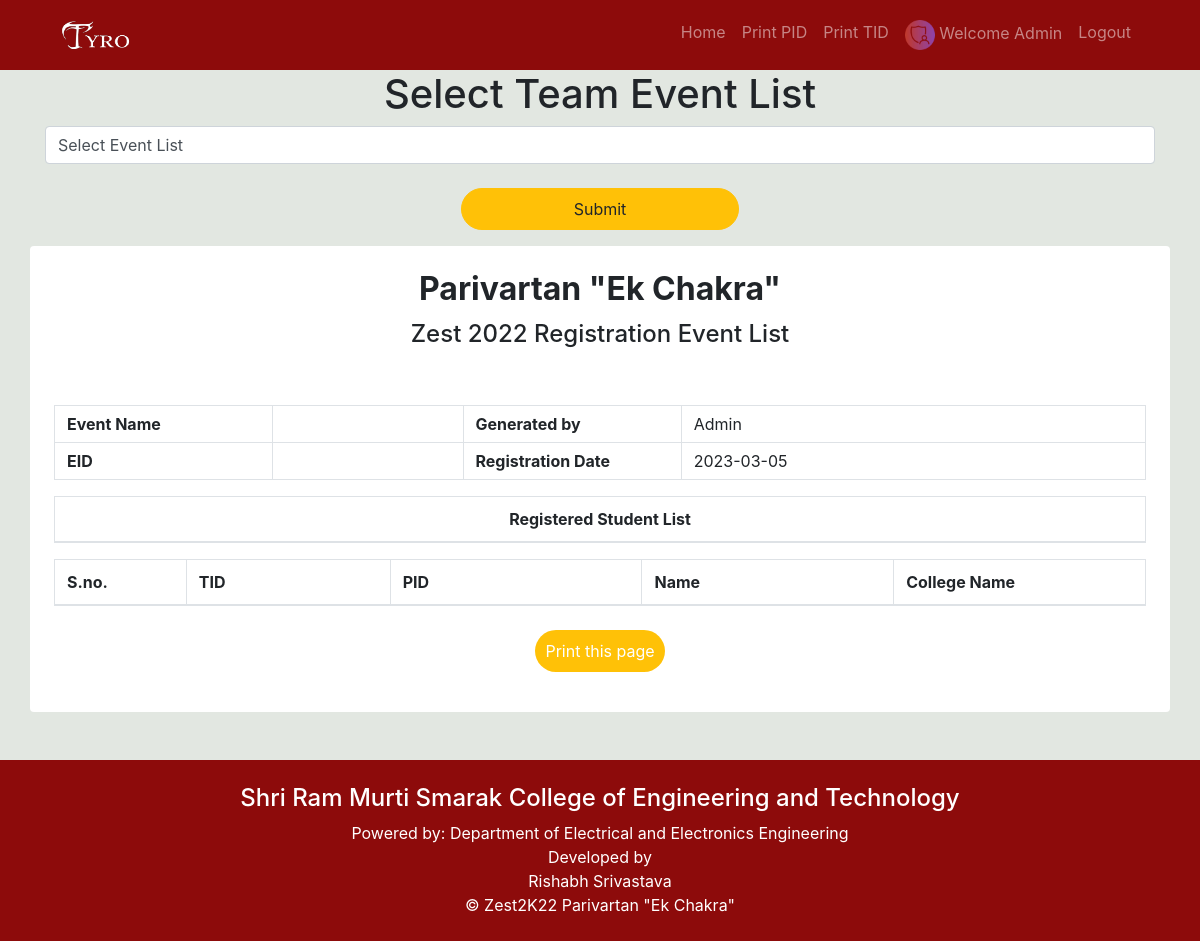
The app's page /regportal/admin/event_wise_registration_team.php with its own data.
### tables this page shows
CREATE TABLE `sign` (
  `id` int(10) NOT NULL,
  `name` varchar(25) NOT NULL,
  `username` varchar(25) NOT NULL,
  `password` varchar(25) NOT NULL,
  `level` varchar(20) NOT NULL
);

### regportal/admin/event_wise_registration_team.php (the view, shortened to what this page needs)
<?php include('connection.php')?>
<?php
$entered_event_name = $_POST['event_name'];
$sql = 'SELECT * FROM audience WHERE reg_event ="'.$entered_event_name.'"';
$retval = mysqli_query($con,$sql);
$row12 = mysqli_fetch_assoc($retval);
?>
<?php include('includes/head.php')?>
<div class="concontainer-fluid container text-center noprint " id="">
      <form method="POST">
        <h1>Select Team Event List</h1>
        <select name="event_name" class="form-control">
          <option>Select Event List</option>
              </select>
              <br>
              <input type="submit" class="btn btn-warning w-25">
      </form>
    </div>
<div class="container bg-white rounded p-4" >
  <div class="row justify-content-center mb-4">
    <div class="text-theme text-center">
      <h2><b>Parivartan "Ek Chakra"</b></h2>
      <h4 class="pt-1">Zest 2022 Registration Event List</h4><br>
    </div>
  </div>
  <div class="row">
    <div class="col-md-12">
      <table class="table table-hover table-bordered bg-white ">
        <tbody>
          <tr>
            <th class="align-middle py-2" width=20% scope="row">Event Name</th>
            <td class="align-left py-2" width=30><?php echo $entered_event_name ?></td>
            <th class="align-middle py-2" width=20% scope="row">Generated by</th>
            <td class="align-left py-2" width=30>Admin </td>
          </tr>
          <tr>
          <th class="align-middle py-2" width=20% scope="row">EID</th>
            <td class="align-left py-2"> <?php echo $row12["eid"]; ?> </td>
            <th class="align-middle py-2" width=20% scope="row">Registration Date</th>
            <td class="align-left py-2">  <?php echo "". date("Y-m-d") .""; ?></td>
          </tr>
        </tbody>
      </table>
    </div>
    <div class="col-md-12">
      <table class="table table-bordered table-hover bg-white">
        <thead>
          <tr class="text-center">
            <th scope="col" style="width:50%">Registered Student List</th>
          </tr>
        </thead>
      </table>
    </div>
    <div class="col-md-12">
      <table class="table table-bordered table-hover bg-white">
        <thead>
          <tr>
          <th scope="col" style="width:11%">S.no.</th>
          <th scope="col" style="width:17%">TID</th>
          <th scope="col" style="width:21%">PID</th>
          <th scope="col" style="width:21%">Name</th>
          <th scope="col" style="width:21%">College Name</th>
            </tr>
        </thead>
      </table>
    </div>
  </div>
  <div class="container">
  <div class="row d-print-none">
    <div class="col-md-12 mt-2  text-center">
      <form>
        <input class="btn btn-color serach-btn " type="button" value="Print this page" onClick="window.print()">
      </form>
    </div>
  </div>
  </div>
</div>
<div class="d-flex" id="wrapper">
  <div id="page-content-wrapper">
    <?php include('includes/navbar.php')?>
  </div>
</div>
<?php include('includes/footer.php')?>

### regportal/admin/includes/navbar.php (shortened to what this page needs)
<?php include('../connection.php')?>
<?php
$qy1 ='SELECT * from sign';
$rst1 = mysqli_query($con,$qy1);
$level1 = mysqli_fetch_assoc($rst1);
?>
<div class="concontainer-fluid nav_bg px-0 fixed-top">
  <div class="container">
  <div class="row">
    <div class="col-md-12 py-1">
      <nav class="navbar navbar-expand-lg navbar-dark">
        <a class="navbar-brand" href="#">
          <img src="../assets/images/tyro.png" alt="" width="70" height="30"
            class="d-inline-block align-text-top">
        </a>
        <div class="collapse navbar-collapse" id="navbarSupportedContent">
          <ul class="navbar-nav ml-auto ">
            <li class="nav-item">
              <a href="index.php" class="nav-link">Home</a>
            </li>
            <li class="nav-item">
              <a href="find_pid.php" class="nav-link">Print PID</a>
            </li>
            <li class="nav-item">
              <a href="find_tid.php" class="nav-link">Print TID</a>
            </li>
            <li class="nav-item">
              <a class="nav-link " href="profile.php" > <img width="30px"src="images/<?php echo $level1['level']; ?>.png"> Welcome <?php echo $level1['level']; ?> </a>
            </li>
            <li class="nav-item">
              <a href="logout.php" class="nav-link">Logout</a>
            </li>
          </ul>
        </div>
      </nav>
    </div>
  </div>
  </div>
</div>

### regportal/admin/css/style.css (style rules this page uses)
:root { --theme: #8d0b0b; --bgcolor: #126364; --yellow: r; }
.nav_bg { background-color: var(--theme); }
.btn { width: 130px; padding: 8px 0; border-radius: 25px; background-color: #ffc107; }

### records on screen
sign: level (picture), level "Admin"
